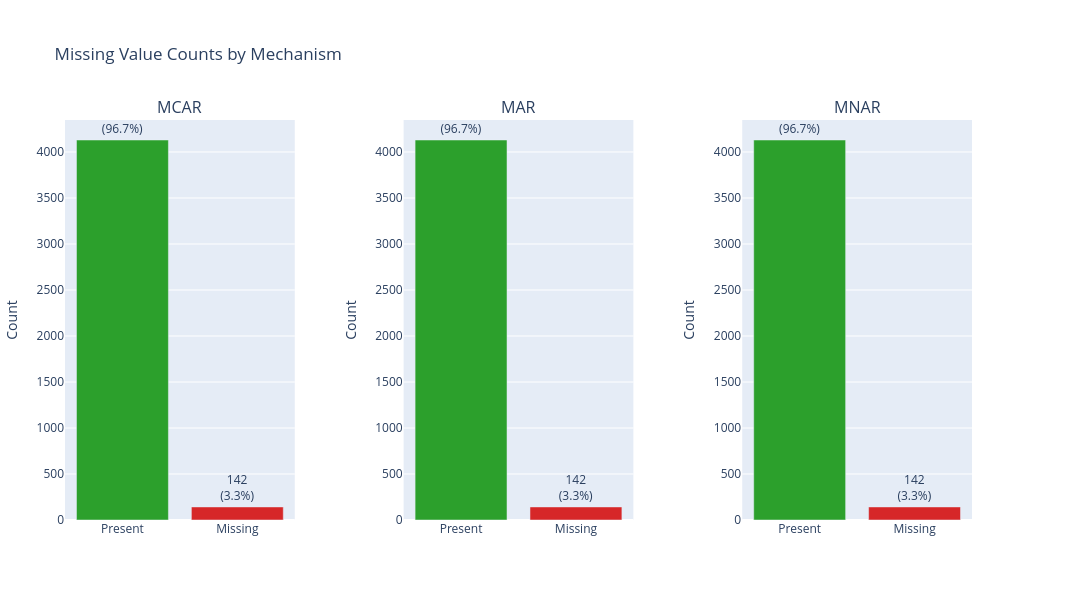

The cell this chart's notebook holds for it:
### Markdown cell above
All three datasets were generated with the same missingness rate by design (20%, 142 missing values in age). These plots confirm the generation worked correctly.

### Code cell
panel = Panel(
    plots=[
        md_mcar.barchart_overall_missingness(title="MCAR"),
        md_mar.barchart_overall_missingness(title="MAR"),
        md_mnar.barchart_overall_missingness(title="MNAR")
        ],
    title="Missing Value Counts by Mechanism",
    )

panel.show()

### Figure 1 — Plotly figure (JSON) as saved in the notebook; plotly's stock layout.template omitted (floating-point values rounded to 4 significant figures)
{"data": [{"customdata": [96.68, 3.324], "hovertemplate": "<b>%{x}</b><br>Count: %{y:,}<br>Percent: %{customdata:.2f}%<extra></extra>", "marker": {"color": ["#2ca02c", "#d62728"]}, "showlegend": false, "text": ["4,130<br>(96.7%)", "142<br>(3.3%)"], "textposition": "outside", "type": "bar", "x": ["Present", "Missing"], "xaxis": "x", "y": [4130, 142], "yaxis": "y"}, {"customdata": [96.68, 3.324], "hovertemplate": "<b>%{x}</b><br>Count: %{y:,}<br>Percent: %{customdata:.2f}%<extra></extra>", "marker": {"color": ["#2ca02c", "#d62728"]}, "showlegend": false, "text": ["4,130<br>(96.7%)", "142<br>(3.3%)"], "textposition": "outside", "type": "bar", "x": ["Present", "Missing"], "xaxis": "x2", "y": [4130, 142], "yaxis": "y2"}, {"customdata": [96.68, 3.324], "hovertemplate": "<b>%{x}</b><br>Count: %{y:,}<br>Percent: %{customdata:.2f}%<extra></extra>", "marker": {"color": ["#2ca02c", "#d62728"]}, "showlegend": false, "text": ["4,130<br>(96.7%)", "142<br>(3.3%)"], "textposition": "outside", "type": "bar", "x": ["Present", "Missing"], "xaxis": "x3", "y": [4130, 142], "yaxis": "y3"}], "layout": {"annotations": [{"font": {"size": 16}, "showarrow": false, "text": "MCAR", "x": 0.1267, "xanchor": "center", "xref": "paper", "y": 1, "yanchor": "bottom", "yref": "paper"}, {"font": {"size": 16}, "showarrow": false, "text": "MAR", "x": 0.5, "xanchor": "center", "xref": "paper", "y": 1, "yanchor": "bottom", "yref": "paper"}, {"font": {"size": 16}, "showarrow": false, "text": "MNAR", "x": 0.8733, "xanchor": "center", "xref": "paper", "y": 1, "yanchor": "bottom", "yref": "paper"}], "font": {}, "height": 600, "margin": {"b": 80, "l": 60, "r": 120, "t": 120}, "showlegend": false, "title": {"text": "Missing Value Counts by Mechanism"}, "width": 1500, "xaxis": {"anchor": "y", "domain": [0, 0.2533]}, "xaxis2": {"anchor": "y2", "domain": [0.3733, 0.6267]}, "xaxis3": {"anchor": "y3", "domain": [0.7467, 1]}, "yaxis": {"anchor": "x", "domain": [0, 1], "title": {"text": "Count"}}, "yaxis2": {"anchor": "x2", "domain": [0, 1], "title": {"text": "Count"}}, "yaxis3": {"anchor": "x3", "domain": [0, 1], "title": {"text": "Count"}}}}
